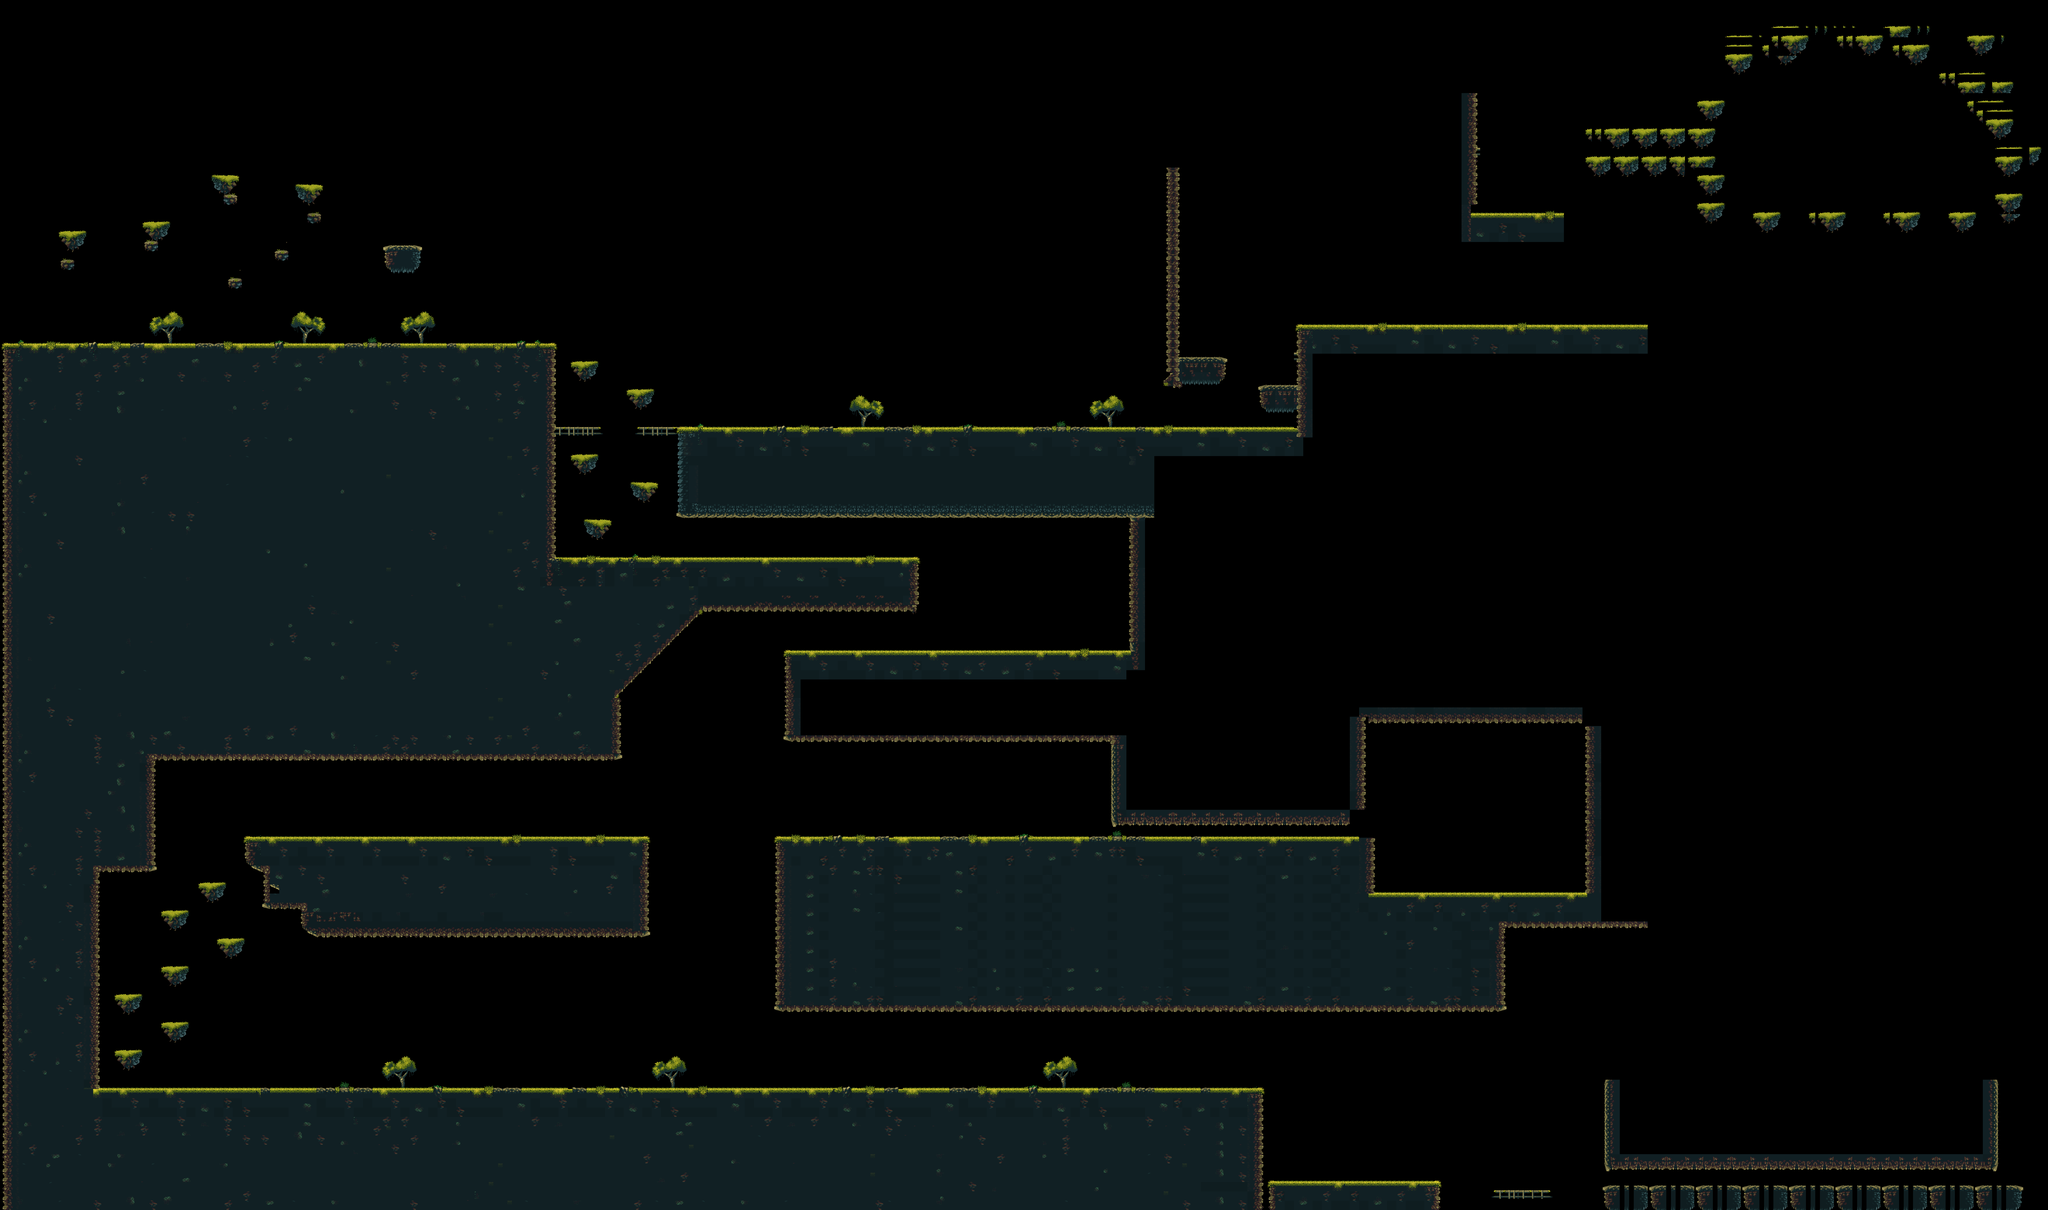

The image is a tile-based game level rendered from a .tmx file. Its description and source (layers, tilesets, objects; grid data summarised) follow:
An orthogonal 220x130 tile map with 32x32 px tiles, 4 tile layers (elementos de adorno, Relleno, Pisable2, Pisables).

<map version="1.10" tiledversion="1.10.2" orientation="orthogonal" renderorder="right-down" width="220" height="130" tilewidth="32" tileheight="32" infinite="0" nextlayerid="6" nextobjectid="1">
 <editorsettings>
  <export target="zona1.json" format="json" />
 </editorsettings>
 <tileset firstgid="1" source="sprites/tileset.tsx" />
 <layer id="5" name="elementos de adorno" width="220" height="130">
  <data>[28600 cells, 140 non-empty, 24 distinct tile ids]</data>
 </layer>
 <layer id="3" name="Relleno" width="220" height="130">
  <data>[28600 cells, 2636 non-empty, 9 distinct tile ids]</data>
 </layer>
 <layer id="2" name="Pisable2" width="220" height="130">
  <data>[28600 cells, 6649 non-empty, 64 distinct tile ids]</data>
 </layer>
 <layer id="1" name="Pisables" width="220" height="130" opacity="0.9">
  <data>[28600 cells, 9777 non-empty, 105 distinct tile ids]</data>
 </layer>
</map>
